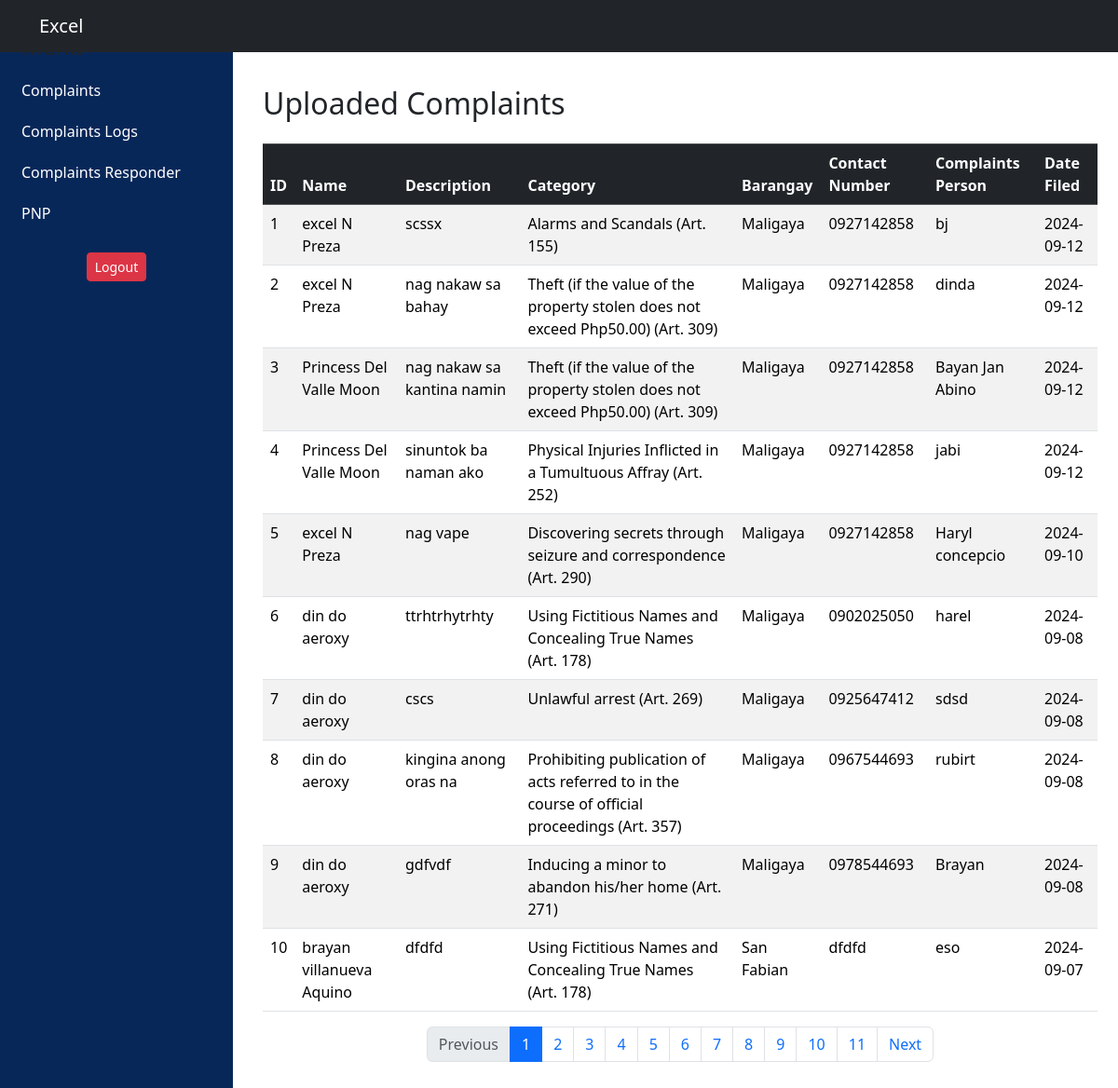
Screenshot of /complaints_logs.php with the database file from the repository.
### tables this page shows
CREATE TABLE `tbl_complaints` (
  `complaints_id` int(15) NOT NULL,
  `complaint_name` varchar(255) NOT NULL,
  `cp_number` varchar(10) NOT NULL,
  `complaints_person` varchar(15) NOT NULL,
  `status` varchar(20) NOT NULL DEFAULT '''Inprogress''',
  `complaints` text NOT NULL,
  `responds` enum('barangay','pnp') NOT NULL,
  `date_filed` date NOT NULL,
  `approved` tinyint(1) NOT NULL,
  `category_id` int(1) NOT NULL,
  `barangays_id` int(10) NOT NULL,
  `image_id` int(10) NOT NULL,
  `info_id` int(11) NOT NULL,
  `user_id` int(11) NOT NULL
);

CREATE TABLE `tbl_complaintcategories` (
  `category_id` int(10) NOT NULL,
  `complaints_category` varchar(255) NOT NULL
);

CREATE TABLE `tbl_users_barangay` (
  `barangays_id` int(11) NOT NULL,
  `barangay_name` varchar(255) NOT NULL,
  `official_id` int(11) NOT NULL
);

### complaints_logs.php (the view, shortened to what this page needs)
<!DOCTYPE html>
<html lang="en">
<head>
    <link href="https://cdn.jsdelivr.net/npm/bootstrap@5.3.3/dist/css/bootstrap.min.css" rel="stylesheet">
    <link rel="stylesheet" href="style.css">
</head>
<body>
    <nav class="navbar navbar-expand-lg navbar-dark bg-dark sticky-top">
        <div class="container">
            <a class="navbar-brand" href="#">Excel</a>
        </div>
    </nav>
    <div class="content">
        <div class="container">
            <h2 class="mt-3 mb-4">Uploaded Complaints</h2>
            <div class="table-responsive">
                <table class="table table-striped table-bordered">
                    <thead class="table-dark">
                        <tr>
                            <th>ID</th>
                            <th>Name</th>
                            <th>Description</th>
                            <th>Category</th>
                            <th>Barangay</th>
                            <th>Contact Number</th>
                            <th>Complaints Person</th>
                            <th>Date Filed</th>
                        </tr>
                    </thead>
                    <tbody>
                        <?php
                        include_once 'dbconn.php';
                        $results_per_page = 10;
                        if (!isset($_GET['page']) || !is_numeric($_GET['page']) || $_GET['page'] <= 0) {
                            $page = 1;
                        } else {
                            $page = $_GET['page'];
                        }
                        $start_from = ($page - 1) * $results_per_page;
                        function displayComplaints($pdo, $start_from, $results_per_page) {
                            try {
                                $stmt = $pdo->prepare("SELECT * FROM tbl_complaints ORDER BY date_filed DESC LIMIT ?, ?");
                                $stmt->bindParam(1, $start_from, PDO::PARAM_INT);
                                $stmt->bindParam(2, $results_per_page, PDO::PARAM_INT);
                                $stmt->execute();
                                $id_counter = $start_from + 1;
                                while ($row = $stmt->fetch(PDO::FETCH_ASSOC)) {
                                    $complaint_id = $id_counter++;
                                    $complaint_name = isset($row['complaint_name']) ? htmlspecialchars($row['complaint_name']) : '';
                                    $complaints = isset($row['complaints']) ? htmlspecialchars($row['complaints']) : '';
                                    $date_filed = isset($row['date_filed']) ? htmlspecialchars($row['date_filed']) : '';
                                    $stmtCat = $pdo->prepare("SELECT complaints_category FROM tbl_complaintcategories WHERE category_id = ?");
                                    $stmtCat->execute([$row['category_id']]);
                                    $category_name = htmlspecialchars($stmtCat->fetchColumn());
                                    $stmtBar = $pdo->prepare("SELECT barangay_name FROM tbl_users_barangay WHERE barangays_id = ?");
                                    $stmtBar->execute([$row['barangays_id']]);
                                    $barangay_name = htmlspecialchars($stmtBar->fetchColumn());
                                    $cp_number = isset($row['cp_number']) ? htmlspecialchars($row['cp_number']) : '';
                                    $complaints_person = isset($row['complaints_person']) ? htmlspecialchars($row['complaints_person']) : '';
                                    echo "<tr>";
                                    echo "<td>{$complaint_id}</td>";
                                    echo "<td>{$complaint_name}</td>";
                                    echo "<td>{$complaints}</td>";
                                    echo "<td>{$category_name}</td>";
                                    echo "<td>{$barangay_name}</td>";
                                    echo "<td>{$cp_number}</td>";
                                    echo "<td>{$complaints_person}</td>";
                                    echo "<td>{$date_filed}</td>";
                                    echo "</tr>";
                                }
                            } catch (PDOException $e) {
                                echo "<tr><td colspan='8'>Error fetching complaints: " . $e->getMessage() . "</td></tr>";
                            }
                        }
                        if (!isset($pdo)) {
                            echo "<tr><td colspan='8'>PDO connection not established.</td></tr>";
                        } else {
                            displayComplaints($pdo, $start_from, $results_per_page);
                        }
                        ?>
                    </tbody>
                </table>
            </div>
            <nav aria-label="Page navigation example">
                <ul class="pagination justify-content-center">
                    <?php
                    $stmt = $pdo->query("SELECT COUNT(*) AS total FROM tbl_complaints");
                    $row = $stmt->fetch(PDO::FETCH_ASSOC);
                    $total_pages = ceil($row['total'] / $results_per_page);
                    if ($page > 1) {
                        echo "<li class='page-item'><a class='page-link' href='{$_SERVER['PHP_SELF']}?page=" . ($page - 1) . "'>Previous</a></li>";
                    } else {
                        echo "<li class='page-item disabled'><a class='page-link' href='#'>Previous</a></li>";
                    }
                    for ($i = 1; $i <= $total_pages; $i++) {
                        if ($i == $page) {
                            echo "<li class='page-item active'><a class='page-link' href='#'>$i</a></li>";
                        } else {
                            echo "<li class='page-item'><a class='page-link' href='{$_SERVER['PHP_SELF']}?page=$i'>$i</a></li>";
                        }
                    }
                    if ($page < $total_pages) {
                        echo "<li class='page-item'><a class='page-link' href='{$_SERVER['PHP_SELF']}?page=" . ($page + 1) . "'>Next</a></li>";
                    } else {
                        echo "<li class='page-item disabled'><a class='page-link' href='#'>Next</a></li>";
                    }
                    ?>
                </ul>
            </nav>
        </div>
    </div>
<div class="sidebar">
    <h4 class="px-3">Menu</h4>
    <ul class="nav flex-column">
        <li class="nav-item">
            <a class="nav-link active" href="">Complaints</a>
        </li>
        <li class="nav-item">
            <a class="nav-link" href="">Complaints Logs</a>
        </li>
        <li class="nav-item">
            <a class="nav-link" href="">Complaints Responder</a>
        </li>
        <li class="nav-item">
            <a class="nav-link" href="">PNP</a>
        </li>
    </ul>
      <form action="logout.php" method="post" id="logoutForm">
            <div class="logout-btn">
                <button type="button" class="btn btn-danger btn-sm" onclick="confirmLogout()">
                    <i class="bi bi-box-arrow-left"></i> Logout
                </button>
            </div>
        </form>
</div>
</body>
</html>

### styles/style.css (style rules this page uses)
.sidebar { position: fixed; top: 0; left: 0; height: 100%; width: 250px; background-color: #082759; transition: width 0.3s ease; overflow: hidden; padding: 1rem 0.5rem; z-index: 1; }
.content { margin-left: 250px; transition: margin-left 0.3s ease; padding: 20px; width: 80%; }
.sidebar .user-info, .sidebar .nav, .sidebar h4, .sidebar .logout-btn { transition: opacity 0.3s ease; }
.sidebar h4 { margin-top: 20px; margin-bottom: 10px; padding-left: 15px; }
.nav-link { color: rgba(255, 255, 255, 0.75); padding: 10px 15px; display: block; transition: background-color 0.3s ease; }
.logout-btn { text-align: center; margin-top: 20px; }
.nav-link { color: white; }
table, th, td { border: none; }
table { border-collapse: collapse; width: 100%; }

### rows the page displays
tbl_complaints: complaint_id "1", complaint_name "excel N Preza", complaints "scssx", category.complaints_category "Alarms and Scandals (Art. 155)", barangays.barangay_name "Maligaya", cp_number "0927142858", complaints_person "bj", date_filed "2024-09-12"
tbl_complaints: complaint_id "2", complaint_name "excel N Preza", complaints "nag nakaw sa bahay", category.complaints_category "Theft (if the value of the property stolen does not exceed Php50.00) (Art. 309)", barangays.barangay_name "Maligaya", cp_number "0927142858", complaints_person "dinda", date_filed "2024-09-12"
tbl_complaints: complaint_id "3", complaint_name "Princess Del Valle Moon", complaints "nag nakaw sa kantina namin", category.complaints_category "Theft (if the value of the property stolen does not exceed Php50.00) (Art. 309)", barangays.barangay_name "Maligaya", cp_number "0927142858", complaints_person "Bayan Jan Abino", date_filed "2024-09-12"
tbl_complaints: complaint_id "4", complaint_name "Princess Del Valle Moon", complaints "sinuntok ba naman ako", category.complaints_category "Physical Injuries Inflicted in a Tumultuous Affray (Art. 252)", barangays.barangay_name "Maligaya", cp_number "0927142858", complaints_person "jabi", date_filed "2024-09-12"
tbl_complaints: complaint_id "5", complaint_name "excel N Preza", complaints "nag vape", category.complaints_category "Discovering secrets through seizure and correspondence (Art. 290)", barangays.barangay_name "Maligaya", cp_number "0927142858", complaints_person "Haryl concepcio", date_filed "2024-09-10"
tbl_complaints: complaint_id "6", complaint_name "din do aeroxy", complaints "ttrhtrhytrhty", category.complaints_category "Using Fictitious Names and Concealing True Names (Art. 178)", barangays.barangay_name "Maligaya", cp_number "0902025050", complaints_person "harel", date_filed "2024-09-08"
tbl_complaints: complaint_id "7", complaint_name "din do aeroxy", complaints "cscs", category.complaints_category "Unlawful arrest (Art. 269)", barangays.barangay_name "Maligaya", cp_number "0925647412", complaints_person "sdsd", date_filed "2024-09-08"
tbl_complaints: complaint_id "8", complaint_name "din do aeroxy", complaints "kingina anong oras na", category.complaints_category "Prohibiting publication of acts referred to in the course of official proceedings (Art. 357)", barangays.barangay_name "Maligaya", cp_number "0967544693", complaints_person "rubirt", date_filed "2024-09-08"
tbl_complaints: complaint_id "9", complaint_name "din do aeroxy", complaints "gdfvdf", category.complaints_category "Inducing a minor to abandon his/her home (Art. 271)", barangays.barangay_name "Maligaya", cp_number "0978544693", complaints_person "Brayan", date_filed "2024-09-08"
tbl_complaints: complaint_id "10", complaint_name "brayan villanueva Aquino", complaints "dfdfd", category.complaints_category "Using Fictitious Names and Concealing True Names (Art. 178)", barangays.barangay_name "San Fabian", cp_number "dfdfd", complaints_person "eso", date_filed "2024-09-07"
